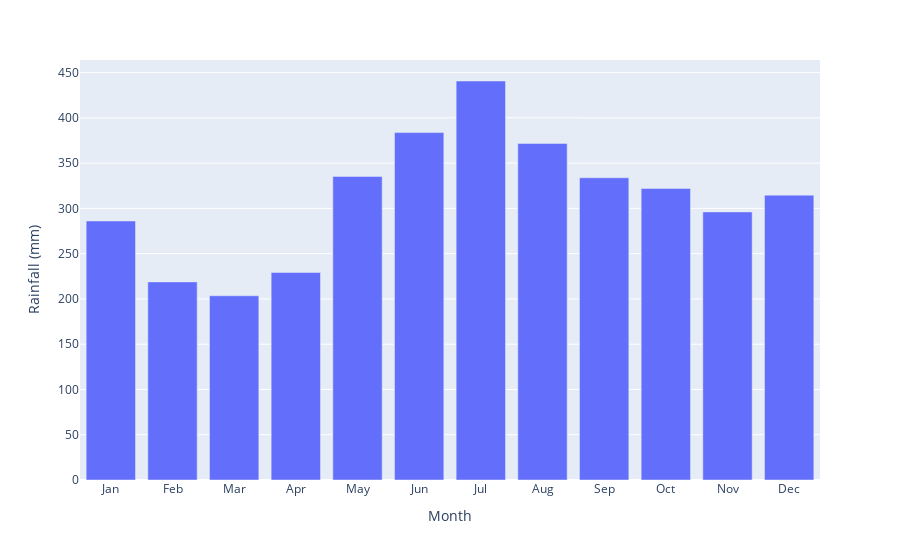

Notebook source saved alongside this figure:
### Code cell
fig = px.bar(monthly_df, x= "Month", y = "Rainfall (mm)")
fig.update_xaxes(type= 'category')
fig.show()

### Figure 1 — Plotly figure (JSON) as saved in the notebook; plotly's stock layout.template omitted (floating-point values rounded to 4 significant figures)
{"data": [{"alignmentgroup": "True", "hovertemplate": "Month=%{x}<br>Rainfall (mm)=%{y}<extra></extra>", "legendgroup": "", "marker": {"color": "#636efa", "pattern": {"shape": ""}}, "name": "", "offsetgroup": "", "orientation": "v", "showlegend": false, "textposition": "auto", "type": "bar", "x": ["Jan", "Feb", "Mar", "Apr", "May", "Jun", "Jul", "Aug", "Sep", "Oct", "Nov", "Dec"], "xaxis": "x", "y": [286.1, 218.8, 203.5, 229.1, 335.4, 383.7, 440.7, 371.8, 333.8, 322.0, 296.1, 314.7], "yaxis": "y"}], "layout": {"barmode": "relative", "legend": {"tracegroupgap": 0}, "margin": {"t": 60}, "xaxis": {"anchor": "y", "domain": [0, 1], "title": {"text": "Month"}, "type": "category"}, "yaxis": {"anchor": "x", "domain": [0, 1], "title": {"text": "Rainfall (mm)"}}}}
